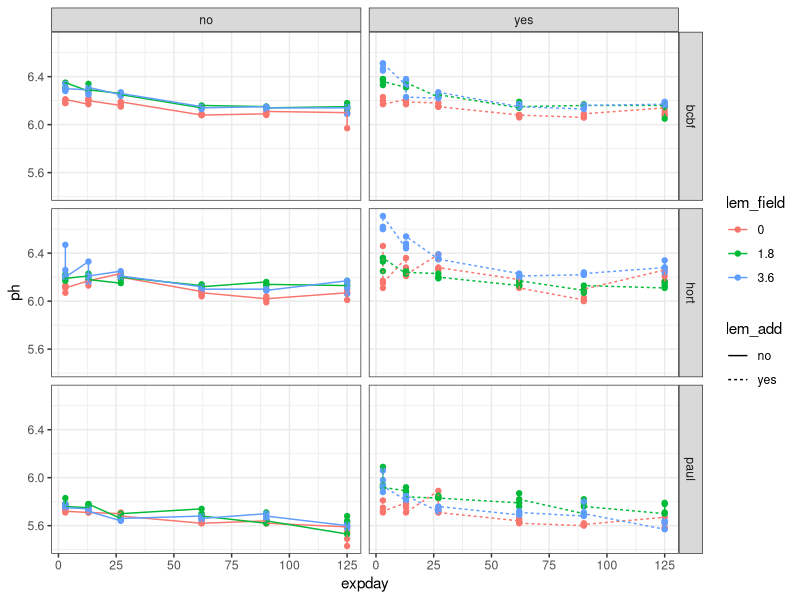
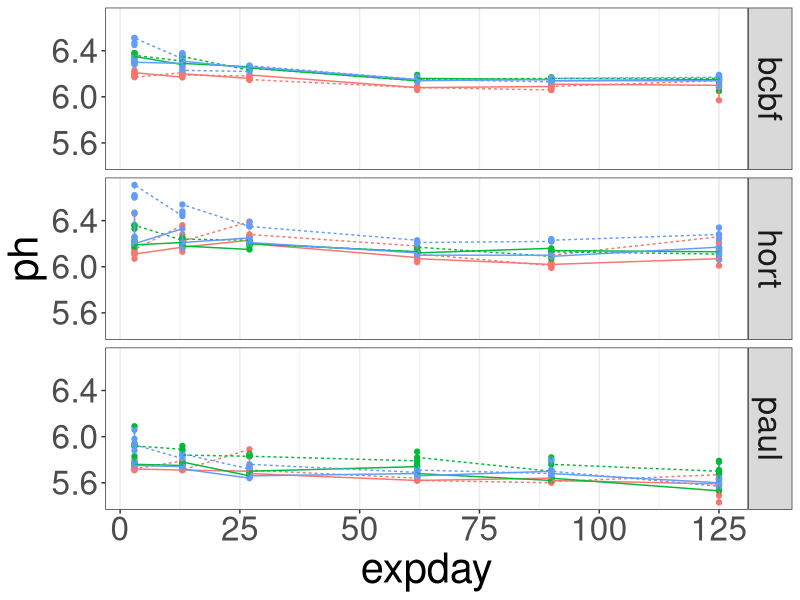
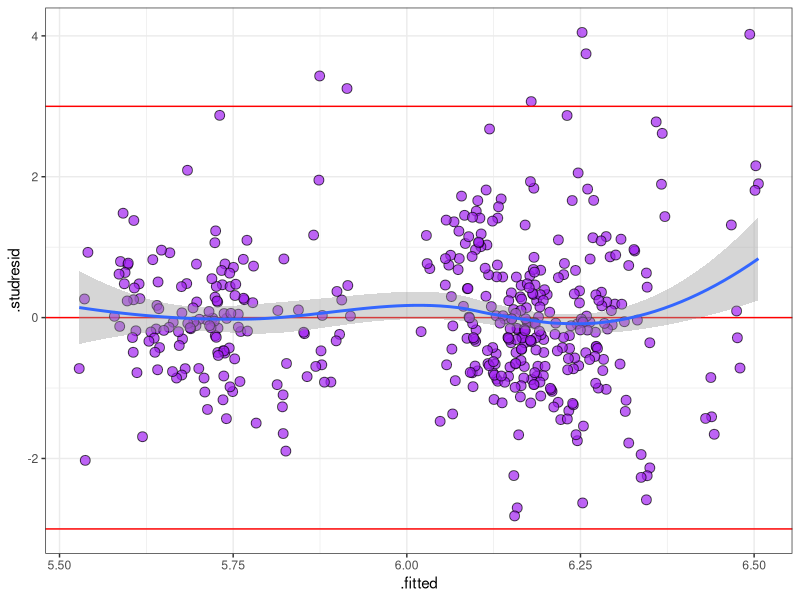
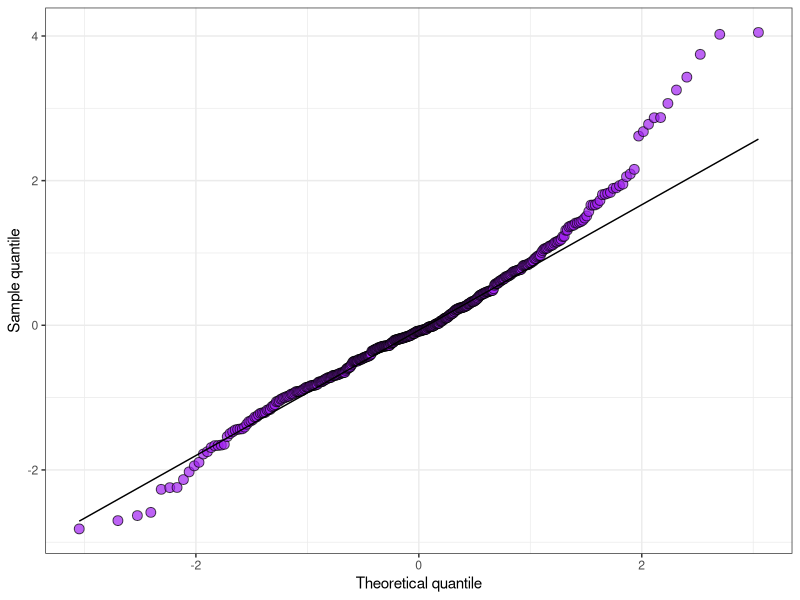
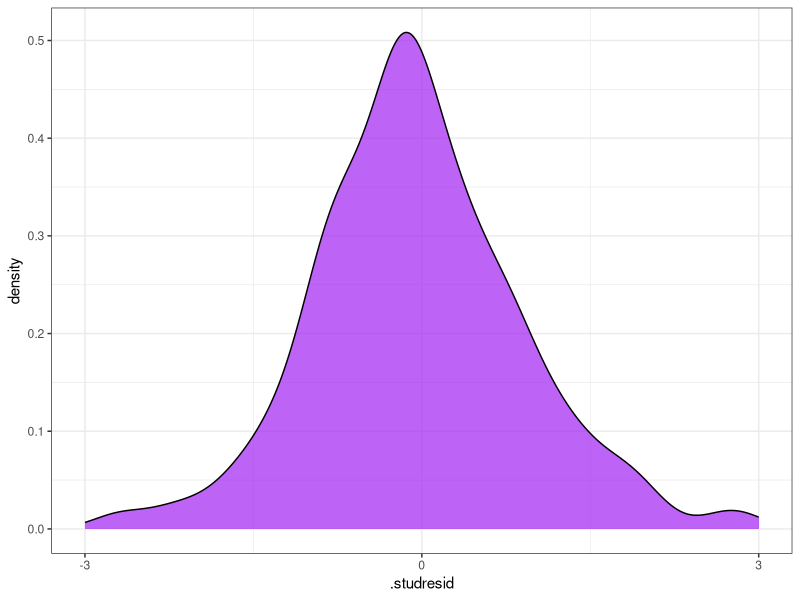
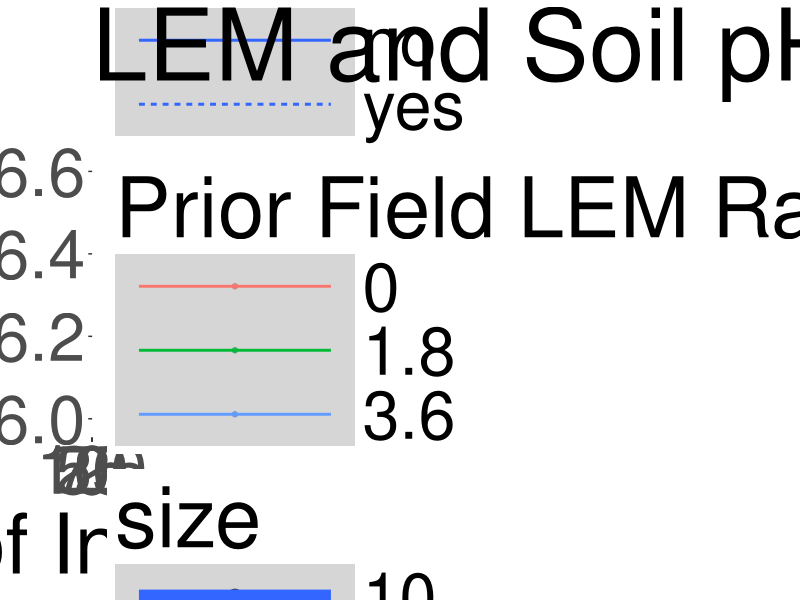
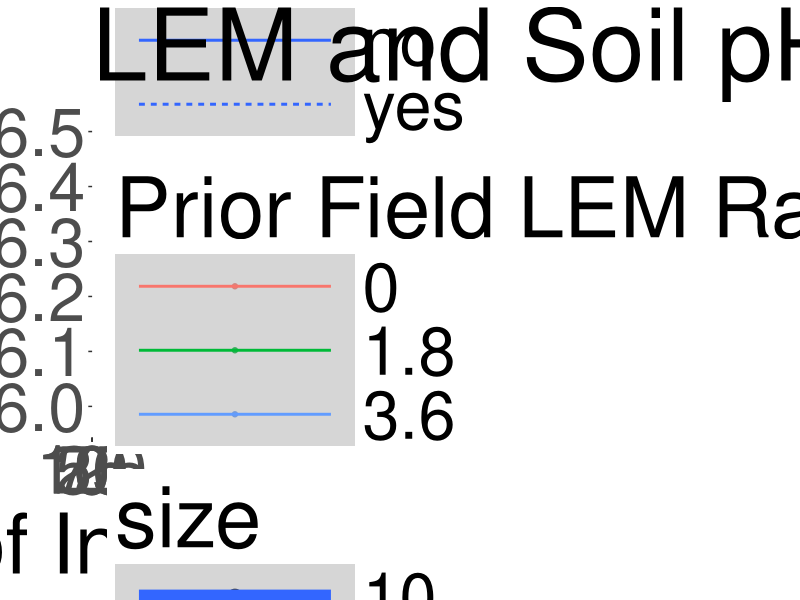
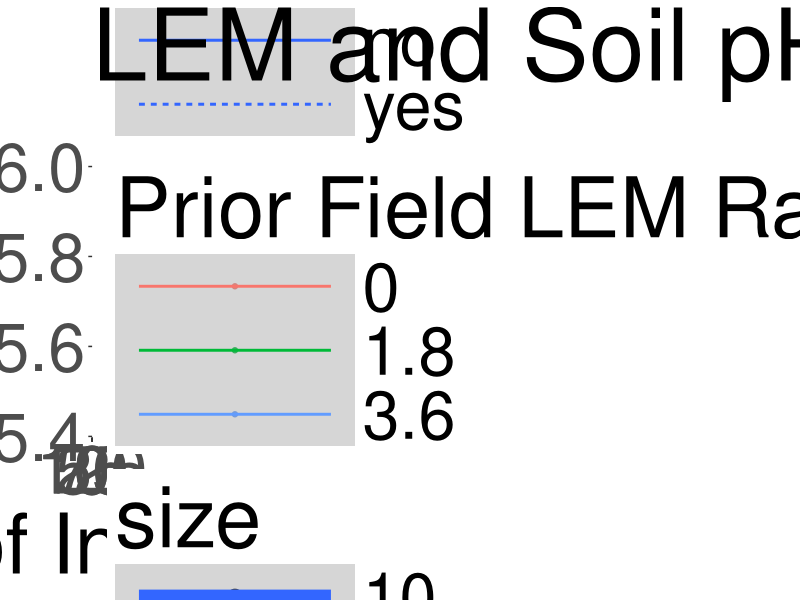

R code for these plots, in order:
## ---- chunk 1
#install.packages("reshape2")
#install.packages("patchwork")
#install.packages("nflplotR")
#library(nflplotR)

library(tidyverse) # for data wrangling and plotting
library(car) # for Anova function
library(lme4)
library(broom) # for model residuals extraction
library(emmeans) # for model mean extraction
library(multcomp) # for pairwise comparison letter display
# install.packages("multcompView")
library(multcompView)
library(reshape2)
library(patchwork)
## ---- chunk 2
ph_raw <- read_csv("../data/incubation_ph.csv")

ph_raw
## ---- chunk 3
summary(ph_raw)
## ---- chunk 4
ph_w <- ph_raw %>%
  mutate(rep = factor(rep),
         lem_field = factor(lem_field),
         jartrt = factor(trtname))

ph_w
## ---- chunk 5
summary(ph_w)
## ---- chunk 6
ggplot(ph_w ,aes(x = expday,
                       y = ph,
                       colour = lem_field, 
                       linetype = lem_add,
                       group = trtname
                  )) + 
  facet_grid(farm~lem_add) +
  geom_point() +
  geom_line() +
  theme_bw()


#ggsave("../output/no3_incubation_plot.png",
 #      height = 4,
  #     width = 6)
## ---- chunk 7
ggplot(ph_w,aes(x = expday,
                       y = ph,
                       colour = lem_field, 
                       linetype = lem_add,
                       group = trtname
                  )) + 
  facet_grid(farm~.) +
  geom_point() +
  geom_line() +
  theme_bw() +
  scale_fill_viridis_d() +
    theme(panel.grid.major.y = element_blank(),
        panel.grid.minor.y = element_blank(),
        text = element_text(size = 30),
        legend.position = "none")


## ---- chunk 8
# Changing to sum-to-zero contrast
options(contrasts = c("contr.sum", "contr.poly"))
ph_w

# Model fitting
ph_mod <- lm(ph ~ rep + expday*lem_add*farm*lem_field, 
               data = ph_w)
ph_mod

# Summary
summary(ph_mod)
## ---- chunk 9
Anova(ph_mod, type=3)
## ---- chunk 10
ph_resid <- augment(ph_mod) %>%
  mutate(.studresid=rstudent(ph_mod))

ph_resid
## ---- chunk 11
ggplot(ph_resid, aes(x=.fitted, y=.studresid))+
  geom_hline(yintercept = 0, color="red")+
  geom_point(shape = 21,
             fill = "purple", 
             size = 3,
             alpha = .7)+
  geom_smooth()+
  geom_hline(yintercept = c(-3,3), color = "red")+
  theme_bw()
## ---- chunk 12
ggplot(ph_resid, aes(sample=.studresid))+
  stat_qq(  shape = 21,
            fill = "purple", 
            size = 3,
            alpha = .7
  )+
  stat_qq_line()+
  labs(x = "Theoretical quantile",
       y = "Sample quantile")+
  theme_bw()
## ---- chunk 13
ggplot(ph_resid, aes(x=.studresid))+
  geom_density(color = "black",
               fill = "purple",
               alpha = .7)+
  scale_x_continuous(breaks = c(-3,0,3), limits = c(-3,3))+
  theme_bw()

## ---- chunk 14
ph_hort <- ph_w %>%
  filter(farm == "hort") %>%
  mutate(trtname = paste0(lem_field, "-", lem_add))

ph_hort

ph_bcbf <- ph_w %>%
  filter(farm == "bcbf")%>%
  mutate(trtname = paste0(lem_field, "-", lem_add))

ph_bcbf

ph_paul <- ph_w %>%
  filter(farm == "paul")%>%
  mutate(trtname = paste0(lem_field, "-", lem_add))

ph_paul


## ---- chunk 15
# Changing to sum-to-zero contrast
options(contrasts = c("contr.sum", "contr.poly"))
ph_hort

# Model fitting
ph_mod_hort <- lm(ph ~ rep + expday*lem_add*lem_field, 
               data = ph_hort)
ph_mod_hort

# Summary
summary(ph_hort)
## ---- chunk 16
Anova(ph_mod_hort, type=3)
## ---- chunk 17
ggplot(ph_hort,aes(x = expday,
                       y = ph,
                       colour = lem_field, 
                       linetype = lem_add
                  )) +
  geom_point(aes(size = 10)) +
  geom_smooth(aes(size = 10)) +
  theme_bw() +
    labs(title = "LEM and Soil pH- HORT Site Soils",
       colour = "Prior Field LEM Rate",
       linetype = "LEM Added At Start",
       y = "pH (1:4 soil:0.01M CaCl2)",
       x = "Days of Incubation") +
  scale_fill_viridis_d() +
    theme(panel.grid.major.y = element_blank(),
        panel.grid.minor.y = element_blank(),
        text = element_text(size = 60),
        legend.key.width = rel(10))

ggsave("../output/hort_ph.png",
       height = 12,
       width = 35)
## ---- chunk 18
ph_h3 <- ph_hort %>%
  filter(expday == 3)

ph_h3

ph_h13 <- ph_hort %>%
  filter(expday == 13)

ph_h13

ph_h27 <- ph_hort %>%
  filter(expday == 27)

ph_h27

ph_h62 <- ph_hort %>%
  filter(expday == 62)

ph_h62

ph_h90 <- ph_hort %>%
  filter(expday == 90)

ph_h90

ph_h125 <- ph_hort %>%
  filter(expday == 125)

ph_h125
## ---- chunk 19
# Changing to sum-to-zero contrast
options(contrasts = c("contr.sum", "contr.poly"))

# Model fitting
ph_mod_h3 <- lm(ph ~ rep + lem_add*lem_field, 
               data = ph_h3)
ph_mod_h13 <- lm(ph ~ rep + lem_add*lem_field, 
               data = ph_h13)
ph_mod_h27 <- lm(ph ~ rep + lem_add*lem_field, 
               data = ph_h27)
ph_mod_h62 <- lm(ph ~ rep + lem_add*lem_field, 
               data = ph_h62)
ph_mod_h90 <- lm(ph ~ rep + lem_add*lem_field, 
               data = ph_h90)
ph_mod_h125 <- lm(ph ~ rep + lem_add*lem_field, 
               data = ph_h125)

## ---- chunk 20
Anova(ph_mod_h3, type=3)
Anova(ph_mod_h13, type=3)
Anova(ph_mod_h27, type=3)
Anova(ph_mod_h62, type=3)
Anova(ph_mod_h90, type=3)
Anova(ph_mod_h125, type=3)

## ---- chunk 21
ph_means_h3 <- emmeans(ph_mod_h3,
                          ~lem_add:lem_field)
ph_cld_h3 <- cld(ph_means_h3, 
                   reversed=T, 
                   adjust="none",
               Letters=letters,
               alpha = 0.05)
ph_cld_h3


ph_means_h13 <- emmeans(ph_mod_h13,
                          ~lem_add:lem_field)
ph_cld_h13 <- cld(ph_means_h13, 
                   reversed=T, 
                   adjust="none",
               Letters=letters,
               alpha = 0.05)
ph_cld_h13

ph_means_h27 <- emmeans(ph_mod_h27,
                          ~lem_add:lem_field)
ph_cld_h27 <- cld(ph_means_h27, 
                   reversed=T, 
                   adjust="none",
               Letters=letters,
               alpha = 0.05)
ph_cld_h27

ph_means_h62 <- emmeans(ph_mod_h62,
                          ~lem_add:lem_field)
ph_cld_h62 <- cld(ph_means_h62, 
                   reversed=T, 
                   adjust="none",
               Letters=letters,
               alpha = 0.05)
ph_cld_h62

ph_means_h90 <- emmeans(ph_mod_h90,
                          ~lem_add:lem_field)
ph_cld_h90 <- cld(ph_means_h90, 
                   reversed=T, 
                   adjust="none",
               Letters=letters,
               alpha = 0.05)
ph_cld_h90

ph_means_h125 <- emmeans(ph_mod_h125,
                          ~lem_add:lem_field)
ph_cld_h125 <- cld(ph_means_h125, 
                   reversed=T, 
                   adjust="none",
               Letters=letters,
               alpha = 0.05)
ph_cld_h125

## ---- chunk 22
# Changing to sum-to-zero contrast
options(contrasts = c("contr.sum", "contr.poly"))
ph_bcbf

# Model fitting
ph_mod_bcbf <- lm(ph ~ rep + expday*lem_add*lem_field, 
               data = ph_bcbf)
ph_mod_bcbf

# Summary
summary(ph_bcbf)
## ---- chunk 23
Anova(ph_mod_bcbf, type=3)
## ---- chunk 24
ggplot(ph_bcbf,aes(x = expday,
                       y = ph,
                       colour = lem_field, 
                       linetype = lem_add
                  )) +
  geom_point(aes(size = 10)) +
  geom_smooth(aes(size = 10)) +
  theme_bw() +
    labs(title = "LEM and Soil pH- BCBF Site Soils",
       colour = "Prior Field LEM Rate",
       linetype = "LEM Added At Start",
       y = "pH (1:4 soil:0.01M CaCl2)",
       x = "Days of Incubation") +
  scale_fill_viridis_d() +
    theme(panel.grid.major.y = element_blank(),
        panel.grid.minor.y = element_blank(),
        text = element_text(size = 60),
        legend.key.width = rel(10))

ggsave("../output/bcbf_ph.png",
       height = 12,
       width = 35)
## ---- chunk 25
ph_b3 <- ph_bcbf %>%
  filter(expday == 3)

ph_b3

ph_b13 <- ph_bcbf %>%
  filter(expday == 13)

ph_b13

ph_b27 <- ph_bcbf %>%
  filter(expday == 27)

ph_b27

ph_b62 <- ph_bcbf %>%
  filter(expday == 62)

ph_b62

ph_b90 <- ph_bcbf %>%
  filter(expday == 90)

ph_b90

ph_b125 <- ph_bcbf %>%
  filter(expday == 125)

ph_b125
## ---- chunk 26
# Changing to sum-to-zero contrast
options(contrasts = c("contr.sum", "contr.poly"))

# Model fitting
ph_mod_b3 <- lm(ph ~ rep + lem_add*lem_field, 
               data = ph_b3)
ph_mod_b13 <- lm(ph ~ rep + lem_add*lem_field, 
               data = ph_b13)
ph_mod_b27 <- lm(ph ~ rep + lem_add*lem_field, 
               data = ph_b27)
ph_mod_b62 <- lm(ph ~ rep + lem_add*lem_field, 
               data = ph_b62)
ph_mod_b90 <- lm(ph ~ rep + lem_add*lem_field, 
               data = ph_b90)
ph_mod_b125 <- lm(ph ~ rep + lem_add*lem_field, 
               data = ph_b125)

## ---- chunk 27
Anova(ph_mod_b3, type=3)
Anova(ph_mod_b13, type=3)
Anova(ph_mod_b27, type=3)
Anova(ph_mod_b62, type=3)
Anova(ph_mod_b90, type=3)
Anova(ph_mod_b125, type=3)

## ---- chunk 28
ph_means_b3 <- emmeans(ph_mod_b3,
                          ~lem_add:lem_field)
ph_cld_b3 <- cld(ph_means_b3, 
                   reversed=T, 
                   adjust="none",
               Letters=letters,
               alpha = 0.05)
ph_cld_b3


ph_means_b13 <- emmeans(ph_mod_b13,
                          ~lem_add:lem_field)
ph_cld_b13 <- cld(ph_means_b13, 
                   reversed=T, 
                   adjust="none",
               Letters=letters,
               alpha = 0.05)
ph_cld_b13

ph_means_b27 <- emmeans(ph_mod_b27,
                          ~lem_add:lem_field)
ph_cld_b27 <- cld(ph_means_b27, 
                   reversed=T, 
                   adjust="none",
               Letters=letters,
               alpha = 0.05)
ph_cld_b27

ph_means_b62 <- emmeans(ph_mod_b62,
                          ~lem_add:lem_field)
ph_cld_b62 <- cld(ph_means_b62, 
                   reversed=T, 
                   adjust="none",
               Letters=letters,
               alpha = 0.05)
ph_cld_b62

ph_means_b90 <- emmeans(ph_mod_b90,
                          ~lem_add:lem_field)
ph_cld_b90 <- cld(ph_means_b90, 
                   reversed=T, 
                   adjust="none",
               Letters=letters,
               alpha = 0.05)
ph_cld_b90

ph_means_b125 <- emmeans(ph_mod_b125,
                          ~lem_add:lem_field)
ph_cld_b125 <- cld(ph_means_b125, 
                   reversed=T, 
                   adjust="none",
               Letters=letters,
               alpha = 0.05)
ph_cld_b125

## ---- chunk 29
# Changing to sum-to-zero contrast
options(contrasts = c("contr.sum", "contr.poly"))
ph_paul

# Model fitting
ph_mod_paul <- lm(ph ~ rep + expday*lem_add*lem_field, 
               data = ph_paul)
ph_mod_paul

# Summary
summary(ph_paul)
## ---- chunk 30
Anova(ph_mod_paul, type=3)
## ---- chunk 31
ggplot(ph_paul,aes(x = expday,
                       y = ph,
                       colour = lem_field, 
                       linetype = lem_add
                  )) +
  geom_point(aes(size = 10)) +
  geom_smooth(aes(size = 10)) +
  theme_bw() +
    labs(title = "LEM and Soil pH- HOH Site Soils",
       colour = "Prior Field LEM Rate",
       linetype = "LEM Added At Start",
       y = "pH (1:4 soil:0.01M CaCl2)",
       x = "Days of Incubation") +
  scale_fill_viridis_d() +
    theme(panel.grid.major.y = element_blank(),
        panel.grid.minor.y = element_blank(),
        text = element_text(size = 60),
        legend.key.width = rel(10))

ggsave("../output/paul_ph.png",
       height = 12,
       width = 35)

## ---- chunk 32
ph_p3 <- ph_paul %>%
  filter(expday == 3)

ph_p3

ph_p13 <- ph_paul %>%
  filter(expday == 13)

ph_p13

ph_p27 <- ph_paul %>%
  filter(expday == 27)

ph_p27

ph_p62 <- ph_paul %>%
  filter(expday == 62)

ph_p62

ph_p90 <- ph_paul %>%
  filter(expday == 90)

ph_p90

ph_p125 <- ph_paul %>%
  filter(expday == 125)

ph_p125
## ---- chunk 33
# Changing to sum-to-zero contrast
options(contrasts = c("contr.sum", "contr.poly"))

# Model fitting
ph_mod_p3 <- lm(ph ~ rep + lem_add*lem_field, 
               data = ph_p3)
ph_mod_p13 <- lm(ph ~ rep + lem_add*lem_field, 
               data = ph_p13)
ph_mod_p27 <- lm(ph ~ rep + lem_add*lem_field, 
               data = ph_p27)
ph_mod_p62 <- lm(ph ~ rep + lem_add*lem_field, 
               data = ph_p62)
ph_mod_p90 <- lm(ph ~ rep + lem_add*lem_field, 
               data = ph_p90)
ph_mod_p125 <- lm(ph ~ rep + lem_add*lem_field, 
               data = ph_p125)

## ---- chunk 34
Anova(ph_mod_p3, type=3)
Anova(ph_mod_p13, type=3)
Anova(ph_mod_p27, type=3)
Anova(ph_mod_p62, type=3)
Anova(ph_mod_p90, type=3)
Anova(ph_mod_p125, type=3)

## ---- chunk 35
ph_means_p3 <- emmeans(ph_mod_p3,
                          ~lem_add:lem_field)
ph_cld_p3 <- cld(ph_means_p3, 
                   reversed=T, 
                   adjust="none",
               Letters=letters,
               alpha = 0.05)
ph_cld_p3


ph_means_p13 <- emmeans(ph_mod_p13,
                          ~lem_add:lem_field)
ph_cld_p13 <- cld(ph_means_p13, 
                   reversed=T, 
                   adjust="none",
               Letters=letters,
               alpha = 0.05)
ph_cld_p13

ph_means_p27 <- emmeans(ph_mod_p27,
                          ~lem_add:lem_field)
ph_cld_p27 <- cld(ph_means_p27, 
                   reversed=T, 
                   adjust="none",
               Letters=letters,
               alpha = 0.05)
ph_cld_p27

ph_means_p62 <- emmeans(ph_mod_p62,
                          ~lem_add:lem_field)
ph_cld_p62 <- cld(ph_means_p62, 
                   reversed=T, 
                   adjust="none",
               Letters=letters,
               alpha = 0.05)
ph_cld_p62

ph_means_p90 <- emmeans(ph_mod_p90,
                          ~lem_add:lem_field)
ph_cld_p90 <- cld(ph_means_p90, 
                   reversed=T, 
                   adjust="none",
               Letters=letters,
               alpha = 0.05)
ph_cld_p90

ph_means_p125 <- emmeans(ph_mod_p125,
                          ~lem_add:lem_field)
ph_cld_p125 <- cld(ph_means_p125, 
                   reversed=T, 
                   adjust="none",
               Letters=letters,
               alpha = 0.05)
ph_cld_p125
